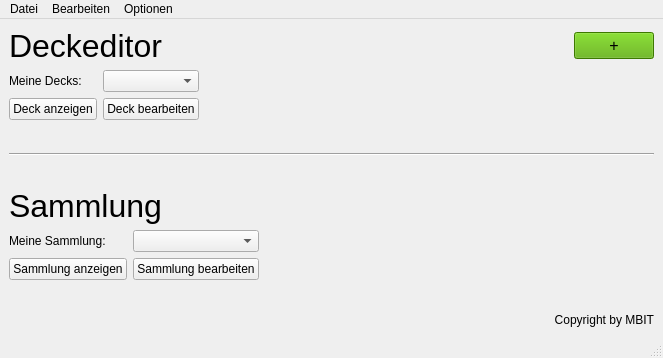
<?xml version="1.0" encoding="UTF-8"?>
<ui version="4.0">
 <class>MainWindow</class>
 <widget class="QMainWindow" name="MainWindow">
  <property name="geometry">
   <rect>
    <x>0</x>
    <y>0</y>
    <width>663</width>
    <height>358</height>
   </rect>
  </property>
  <property name="windowTitle">
   <string>MTG Organizer</string>
  </property>
  <widget class="QWidget" name="centralwidget">
   <layout class="QGridLayout" name="gridLayout">
    <item row="0" column="0">
     <layout class="QHBoxLayout" name="horizontalLayout_5">
      <item>
       <widget class="QLabel" name="label_2">
        <property name="font">
         <font>
          <pointsize>24</pointsize>
         </font>
        </property>
        <property name="text">
         <string>Deckeditor</string>
        </property>
       </widget>
      </item>
      <item>
       <spacer name="horizontalSpacer_2">
        <property name="orientation">
         <enum>Qt::Horizontal</enum>
        </property>
        <property name="sizeHint" stdset="0">
         <size>
          <width>40</width>
          <height>20</height>
         </size>
        </property>
       </spacer>
      </item>
      <item>
       <widget class="QPushButton" name="pushButton_3">
        <property name="font">
         <font>
          <pointsize>12</pointsize>
         </font>
        </property>
        <property name="toolTip">
         <string>&lt;html&gt;&lt;head/&gt;&lt;body&gt;&lt;p&gt;Neues Deck erstellen&lt;/p&gt;&lt;/body&gt;&lt;/html&gt;</string>
        </property>
        <property name="styleSheet">
         <string notr="true">background-color: rgb(85, 170, 0);</string>
        </property>
        <property name="text">
         <string>+</string>
        </property>
       </widget>
      </item>
     </layout>
    </item>
    <item row="1" column="0">
     <layout class="QGridLayout" name="gridLayout_2">
      <item row="0" column="1">
       <widget class="QComboBox" name="comboBox">
        <property name="sizePolicy">
         <sizepolicy hsizetype="Preferred" vsizetype="Fixed">
          <horstretch>0</horstretch>
          <verstretch>0</verstretch>
         </sizepolicy>
        </property>
       </widget>
      </item>
      <item row="1" column="2">
       <spacer name="horizontalSpacer_3">
        <property name="orientation">
         <enum>Qt::Horizontal</enum>
        </property>
        <property name="sizeHint" stdset="0">
         <size>
          <width>40</width>
          <height>20</height>
         </size>
        </property>
       </spacer>
      </item>
      <item row="0" column="0">
       <widget class="QLabel" name="label_3">
        <property name="text">
         <string>Meine Decks:</string>
        </property>
       </widget>
      </item>
      <item row="1" column="1">
       <widget class="QPushButton" name="pushButton_2">
        <property name="sizePolicy">
         <sizepolicy hsizetype="Maximum" vsizetype="Fixed">
          <horstretch>0</horstretch>
          <verstretch>0</verstretch>
         </sizepolicy>
        </property>
        <property name="text">
         <string>Deck bearbeiten</string>
        </property>
       </widget>
      </item>
      <item row="1" column="0">
       <widget class="QPushButton" name="pushButton">
        <property name="sizePolicy">
         <sizepolicy hsizetype="Maximum" vsizetype="Fixed">
          <horstretch>0</horstretch>
          <verstretch>0</verstretch>
         </sizepolicy>
        </property>
        <property name="text">
         <string>Deck anzeigen</string>
        </property>
       </widget>
      </item>
      <item row="0" column="2">
       <spacer name="horizontalSpacer">
        <property name="orientation">
         <enum>Qt::Horizontal</enum>
        </property>
        <property name="sizeHint" stdset="0">
         <size>
          <width>40</width>
          <height>20</height>
         </size>
        </property>
       </spacer>
      </item>
     </layout>
    </item>
    <item row="5" column="0">
     <layout class="QHBoxLayout" name="horizontalLayout_6">
      <item>
       <widget class="QLabel" name="label">
        <property name="font">
         <font>
          <pointsize>24</pointsize>
         </font>
        </property>
        <property name="text">
         <string>Sammlung</string>
        </property>
       </widget>
      </item>
     </layout>
    </item>
    <item row="6" column="0">
     <layout class="QGridLayout" name="gridLayout_3">
      <item row="0" column="0">
       <widget class="QLabel" name="label_4">
        <property name="text">
         <string>Meine Sammlung:</string>
        </property>
       </widget>
      </item>
      <item row="0" column="1">
       <widget class="QComboBox" name="comboBox_2"/>
      </item>
      <item row="1" column="1">
       <widget class="QPushButton" name="pushButton_5">
        <property name="sizePolicy">
         <sizepolicy hsizetype="Maximum" vsizetype="Fixed">
          <horstretch>0</horstretch>
          <verstretch>0</verstretch>
         </sizepolicy>
        </property>
        <property name="text">
         <string>Sammlung bearbeiten</string>
        </property>
       </widget>
      </item>
      <item row="1" column="0">
       <widget class="QPushButton" name="pushButton_4">
        <property name="sizePolicy">
         <sizepolicy hsizetype="Maximum" vsizetype="Fixed">
          <horstretch>0</horstretch>
          <verstretch>0</verstretch>
         </sizepolicy>
        </property>
        <property name="text">
         <string>Sammlung anzeigen</string>
        </property>
       </widget>
      </item>
      <item row="0" column="2">
       <spacer name="horizontalSpacer_4">
        <property name="orientation">
         <enum>Qt::Horizontal</enum>
        </property>
        <property name="sizeHint" stdset="0">
         <size>
          <width>40</width>
          <height>20</height>
         </size>
        </property>
       </spacer>
      </item>
      <item row="1" column="2">
       <spacer name="horizontalSpacer_5">
        <property name="orientation">
         <enum>Qt::Horizontal</enum>
        </property>
        <property name="sizeHint" stdset="0">
         <size>
          <width>40</width>
          <height>20</height>
         </size>
        </property>
       </spacer>
      </item>
     </layout>
    </item>
    <item row="3" column="0">
     <widget class="Line" name="line">
      <property name="orientation">
       <enum>Qt::Horizontal</enum>
      </property>
     </widget>
    </item>
    <item row="8" column="0">
     <layout class="QVBoxLayout" name="verticalLayout">
      <item>
       <widget class="QLabel" name="label_5">
        <property name="text">
         <string>Copyright by MBIT</string>
        </property>
        <property name="alignment">
         <set>Qt::AlignRight|Qt::AlignTrailing|Qt::AlignVCenter</set>
        </property>
       </widget>
      </item>
     </layout>
    </item>
    <item row="2" column="0">
     <spacer name="verticalSpacer_2">
      <property name="orientation">
       <enum>Qt::Vertical</enum>
      </property>
      <property name="sizeHint" stdset="0">
       <size>
        <width>20</width>
        <height>40</height>
       </size>
      </property>
     </spacer>
    </item>
    <item row="7" column="0">
     <spacer name="verticalSpacer">
      <property name="orientation">
       <enum>Qt::Vertical</enum>
      </property>
      <property name="sizeHint" stdset="0">
       <size>
        <width>20</width>
        <height>40</height>
       </size>
      </property>
     </spacer>
    </item>
    <item row="4" column="0">
     <spacer name="verticalSpacer_3">
      <property name="orientation">
       <enum>Qt::Vertical</enum>
      </property>
      <property name="sizeHint" stdset="0">
       <size>
        <width>20</width>
        <height>40</height>
       </size>
      </property>
     </spacer>
    </item>
   </layout>
  </widget>
  <widget class="QMenuBar" name="menubar">
   <property name="geometry">
    <rect>
     <x>0</x>
     <y>0</y>
     <width>663</width>
     <height>21</height>
    </rect>
   </property>
   <widget class="QMenu" name="menuDatei">
    <property name="title">
     <string>Datei</string>
    </property>
    <addaction name="actionBeenden"/>
   </widget>
   <widget class="QMenu" name="menuBearbeiten">
    <property name="title">
     <string>Bearbeiten</string>
    </property>
   </widget>
   <widget class="QMenu" name="menuOptionen">
    <property name="title">
     <string>Optionen</string>
    </property>
   </widget>
   <addaction name="menuDatei"/>
   <addaction name="menuBearbeiten"/>
   <addaction name="menuOptionen"/>
  </widget>
  <widget class="QStatusBar" name="statusbar"/>
  <action name="actionBeenden">
   <property name="text">
    <string>Beenden</string>
   </property>
  </action>
 </widget>
 <resources/>
 <connections/>
</ui>
